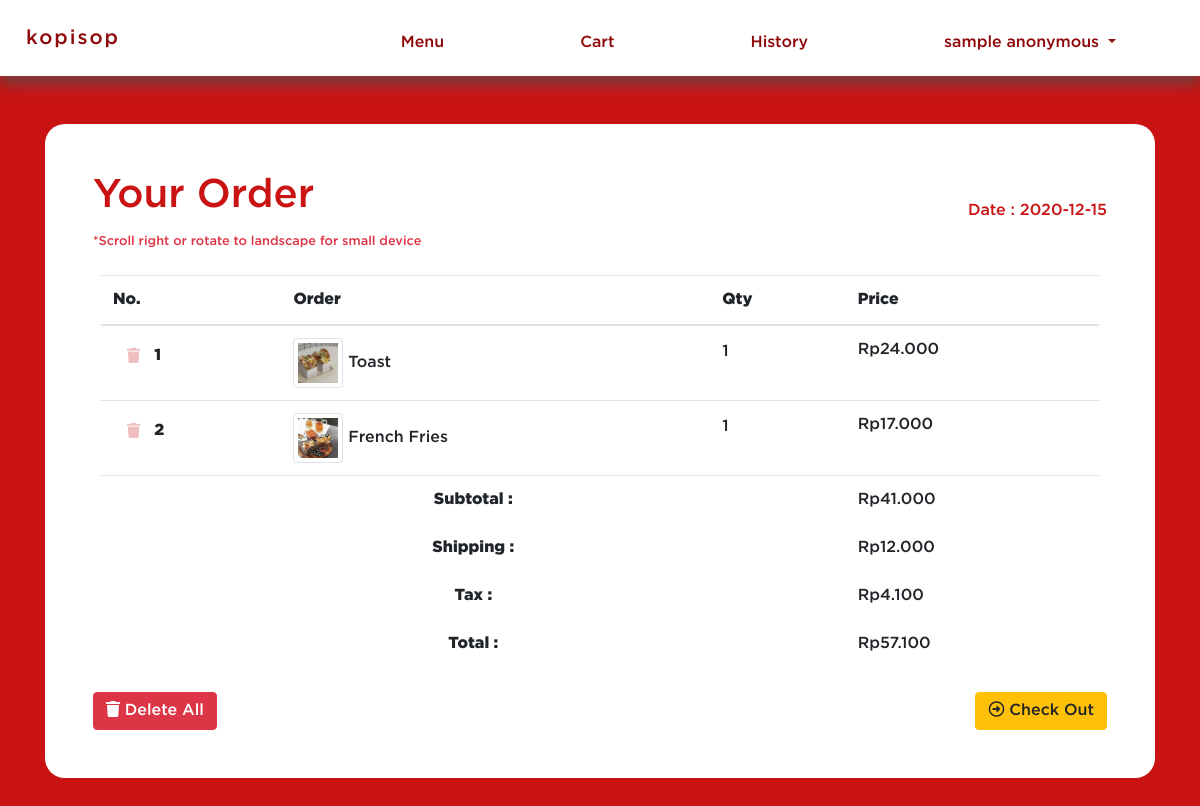
The app's page /view/cart.php (signed in) with its own data.
### tables this page shows
CREATE TABLE `Cart` (
  `cart_id` int(11) NOT NULL,
  `user_id` int(11) NOT NULL,
  `food_id` int(11) NOT NULL,
  `quantity` int(11) NOT NULL
);

CREATE TABLE `Food` (
  `food_id` int(255) NOT NULL,
  `name` varchar(255) NOT NULL,
  `price` int(100) NOT NULL,
  `category_id` int(255) NOT NULL,
  `food_pic` varchar(250) NOT NULL
);

CREATE TABLE `other` (
  `shipping` int(11) NOT NULL,
  `tax` int(11) NOT NULL
);

### library/process.php (called while the page is built, shortened)
<?php
class dbconnection
{
    private $localhost = "localhost";
    private $username = "root";
    private $password = "";
    private $database = "kopisop";
    public function __construct()
    {
        $this->mysqli = new mysqli($this->localhost, $this->username, $this->password, $this->database);
        return $this->mysqli;
    }
}

### model/Cart_Model.php (called while the page is built, shortened)
<?php
require_once '../library/process.php';
class Cart extends dbconnection
{
    public function getCartByUserId($id)
    {
        $query = "SELECT * FROM Cart INNER JOIN Food ON Cart.food_id=Food.food_id WHERE user_id=$id";
        $result = $this->mysqli->query($query);
        return $result;
    }
    public function getTotalPrice($id)
    {
        $query = "SELECT SUM(quantity*price) AS total FROM Cart INNER JOIN Food ON Cart.food_id=Food.food_id WHERE user_id=$id";
        $result = $this->mysqli->query($query);
        $get = $result->fetch_assoc();
        $total = $get['total'];
        return $total;
    }
    public function getShipping()
    {
        $query = "SELECT shipping FROM other";
        $result = $this->mysqli->query($query);
        $get = $result->fetch_assoc();
        $shipping= $get['shipping'];
        return $shipping;
    }
    public function getTax($id)
    {
        $total= $this->getTotalPrice($id);
        $query = "SELECT tax FROM other";
        $result = $this->mysqli->query($query);
        $get = $result->fetch_assoc();
        $tax= $total * $get['tax']/100;
        return $tax;
    }
}

### view/cart.php (the view, shortened to what this page needs)
<!DOCTYPE html>
<html lang="en">
<head>
    <link rel="stylesheet" href="https://maxcdn.bootstrapcdn.com/bootstrap/4.5.2/css/bootstrap.min.css">
    <link rel="stylesheet" href="https://pro.fontawesome.com/releases/v5.10.0/css/all.css" />
    <link rel="stylesheet" href="../assets/styles/navbar.css">
    <link rel="stylesheet" href="../assets/styles/alert.css">
    <link rel="stylesheet" href="../assets/styles/cart.css">
</head>
<body>
    <?php
    include "../component/navbar.php";
    ?>
    <div class="bg-custom">
        <div class="container mt-5 mb-5">
            <div class="bg-cart p-4 p-lg-5">
                <?php
                $id = $_SESSION['id'];
                $dateNow = date("Y-m-d");
                $no = 1;
                require '../model/Cart_Model.php';
                $cart = new Cart;
                $result = $cart->getCartByUserId($_SESSION['id']);
                $shipping = $cart->getShipping();
                $tax =$cart->getTax($_SESSION['id']);
                if ($result->num_rows != 0) {
                ?>
                    <div class="d-flex justify-content-between align-items-end flex-wrap">
                        <h1>Your Order</h1>
                        <h6>Date : <?php echo $dateNow ?></h6>
                    </div>
                    <small class="form-text text-danger">*Scroll right or rotate to landscape for small device </small>
                    <div class="table-responsive mt-3 p-2">
                        <table class="table table-fixed">
                            <thead>
                                <tr>
                                    <th scope="col">No.</th>
                                    <th scope="col">Order</th>
                                    <th scope="col">Qty</th>
                                    <th scope="col">Price</th>
                                </tr>
                            </thead>
                            <tbody>
                                <?php while ($row = $result->fetch_assoc()) { ?>
                                    <tr>
                                        <th scope="row">
                                            <div class="d-inline-flex flex-row align-items-center">
                                                <button type="button" class="icon-button" data-toggle="modal" data-target="#modalDelById<?= $row['cart_id'] ?>">
                                                    <span class="fa fa-trash"></span>
                                                </button>
                                                <?php echo $no++ ?>
                                            </div>
                                        </th>
                                        <td>
                                            <img src="<?php echo $row['food_pic'] ?>" alt="" class="img-thumbnail" style="width:50px; height:50px">
                                            <?php echo $row['name'] ?>
                                        </td>
                                        <td>
                                            <div class="d-inline-flex flex-row align-items-center">
                                                <?php echo $row['quantity'] ?>
                                                <button type="button" class="icon-button" data-toggle="modal" data-target="#modalEditQty<?= $row['cart_id'] ?>">
                                                    <span class="fa fa-pencil"></span>
                                                </button>
                                            </div>
                                        </td>
                                        <td> <?php echo "Rp" . number_format($row['price'] * $row['quantity'], 0, ".", "."); ?></td>
                                    </tr>
                                <?php
                                } ?>
                                <?php
                                $subtotal = $cart->getTotalPrice($_SESSION['id'])
                                ?>
                                <tr>
                                    <th class="text-center" scope="row" colspan="3">Subtotal :</th>
                                    <td> <?php echo "Rp" . number_format($subtotal, 0, ".", "."); ?></td>
                                </tr>
                                <tr>
                                    <th class="text-center border-0" scope="row" colspan="3">Shipping :</th>
                                    <td class="border-0"> <?php echo "Rp" . number_format($shipping, 0, ".", "."); ?></td>
                                </tr>
                                <tr>
                                    <th class="text-center border-0" scope="row" colspan="3">Tax :</th>
                                    <td class="border-0">
                                        <?php echo "Rp" . number_format($tax, 0, ".", "."); ?>
                                    </td>
                                </tr>
                                <tr>
                                    <th class="text-center border-0" scope="row" colspan="3">Total :</th>
                                    <td class="border-0">
                                        <?php $total = $subtotal + $shipping + $tax;
                                        echo "Rp" . number_format($total, 0, ".", "."); ?>
                                    </td>
                                </tr>
                            </tbody>
                        </table>
                    </div>
                    <div class="d-flex justify-content-between align-items-end flex-wrap">
                        <button type="button" class="btn btn-danger" data-toggle="modal" data-target="#modalDelAll">
                            <span class="fa fa-trash"></span>
                            Delete All
                        </button>
                        <button type="button" class="btn btn-warning" data-toggle="modal" data-target="#modalCheckOut">
                            <span class="far fa-arrow-alt-circle-right"></span>
                            Check Out
                        </button>
                    </div>
                <?php } else { ?>
                    <h1>Oops!</h1>
                    <p> You Doesn't make an order here. <a href="menu.php">Look and Order Now</a></p>
                <?php } ?>
            </div>
        </div>
    </div>
</body>
</html>

### assets/styles/cart.css (style rules this page uses)
* { font-family: 'GothamPro'; }
.bg-custom { width: 100%; min-height: 100vh; background-color: #ca1414; background-size: cover; overflow: hidden; }
.bg-cart { background-color: #ffffff; width: 100%; height: 100%; border-radius: 20px; }
.bg-cart h1,h6 { color: #ca1414; }
.bg-cart td { white-space: nowrap; overflow: hidden; text-overflow: ellipsis; }
.icon-button { background-color: transparent; padding: 2px; margin: 0 4px; outline: none !important; border: none; }
.icon-button .fa-trash { color: #ca141448; font-size: 15px; padding: 8px; border-radius: 50%; transition: 0.3s; }
.icon-button .fa-pencil { color: #f0ac4ea1; font-size: 16px; padding: 7px; border-radius: 50%; transition: 0.3s; }

### records on screen
cart: food.food_pic (picture), food.name "Toast", quantity "1", $row['price'] * $row['quantity'] "24.000"
cart: food.food_pic (picture), food.name "French Fries", quantity "1", $row['price'] * $row['quantity'] "17.000"
other: shipping "12.000"

### other values on screen
$_SESSION['name'] "sample anonymous"
$subtotal "41.000"
$tax "4.100"
$total "57.100"
